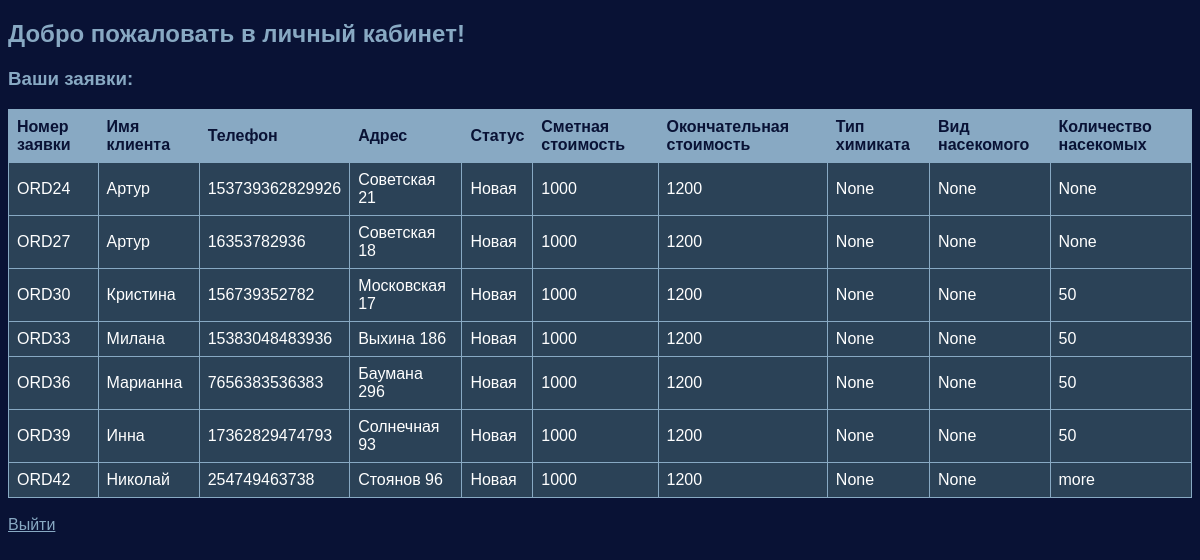
The app's page /disinsector/dashboard (signed in), older data.
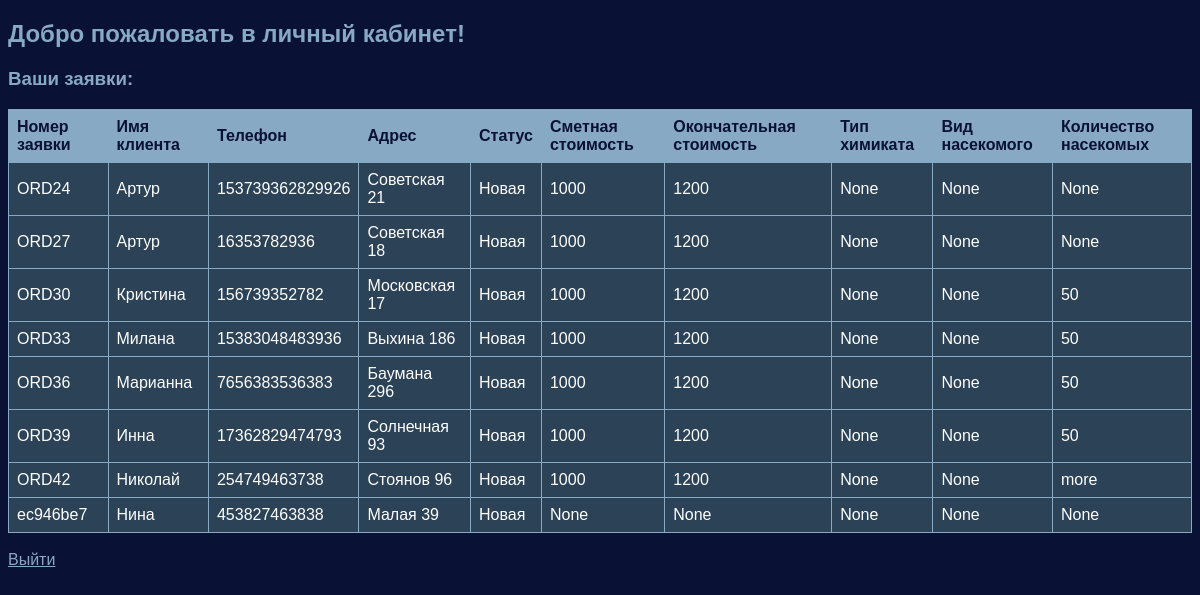
The same page, newer data.
### tables this page shows
CREATE TABLE orders (
            id INTEGER PRIMARY KEY AUTOINCREMENT,
            client_id INTEGER NOT NULL,  
            order_id TEXT NOT NULL,
            order_status TEXT DEFAULT 'Новая',
            order_date TEXT,
            estimated_price INTEGER,
            final_price INTEGER,
            poison_type TEXT,
            insect_type TEXT,
            insect_quantity TEXT,
            client_contact TEXT,
            client_address TEXT,
            client_property_type TEXT,
            client_area INTEGER, user_id INTEGER, disinsector_id INTEGER,
            FOREIGN KEY (client_id) REFERENCES users(id)  -- Внешний ключ
        );

CREATE TABLE users (
            id INTEGER PRIMARY KEY AUTOINCREMENT,
            name TEXT NOT NULL,
            object TEXT NOT NULL,
            insect_quantity TEXT NOT NULL,
            disinsect_experience TEXT NOT NULL,
            phone TEXT NOT NULL,
            address TEXT NOT NULL
        );

### app.py (the view)
@app.route('/disinsector/dashboard', methods=['GET', 'POST'])
def disinsector_dashboard():
    if 'disinsector_id' in session and session.get('role') == 'disinsector':
        disinsector_id = session.get('disinsector_id')
        conn = sqlite3.connect('disinsect_data.db')
        cur = conn.cursor()
        if request.method == 'POST':
            order_id = request.form['order_id']
            new_status = request.form['status']
            cur.execute("UPDATE orders SET status = ? WHERE id = ?", (new_status, order_id))
            conn.commit()
        cur.execute('''
                    SELECT o.order_id, u.name, u.phone, u.address, o.order_status, o.estimated_price, o.final_price,
                           o.poison_type, o.insect_type, o.insect_quantity
                    FROM orders o
                    JOIN users u ON o.client_id = u.id
                    WHERE o.disinsector_id = ?
                ''', (disinsector_id,))
        orders = cur.fetchall()
        conn.close()
        if orders:
            return render_template('disinsector_dashboard.html', orders=orders)
        else:
            flash("На данный момент у вас нет заявок.")
            return render_template('disinsector_dashboard.html', orders=[])
    else:
        return redirect(url_for('login'))

### templates/disinsector_dashboard.html (shortened to what this page needs)
<!DOCTYPE html>
<html lang="en">
<head>
</head>
<body>
    <h2>Добро пожаловать в личный кабинет!</h2>
    <h3>Ваши заявки:</h3>
    {% if orders %}
    <table border="1">
        <tr>
            <th>Номер заявки</th>
            <th>Имя клиента</th>
            <th>Телефон</th>
            <th>Адрес</th>
            <th>Статус</th>
            <th>Сметная стоимость</th>
            <th>Окончательная стоимость</th>
            <th>Тип химиката</th>
            <th>Вид насекомого</th>
            <th>Количество насекомых</th>
        </tr>
        {% for order in orders %}
        <tr>
            <td>{{ order[0] }}</td>
            <td>{{ order[1] }}</td>
            <td>{{ order[2] }}</td>
            <td>{{ order[3] }}</td>
            <td>{{ order[4] }}</td>
            <td>{{ order[5] }}</td>
            <td>{{ order[6] }}</td>
            <td>{{ order[7] }}</td>
            <td>{{ order[8] }}</td>
            <td>{{ order[9] }}</td>
        </tr>
        {% endfor %}
    </table>
    {% else %}
        <p>На данный момент у вас нет заявок.</p>
    {% endif %}
    <br>
    <a href="{{ url_for('logout') }}">Выйти</a>
</body>
</html>

### templates/disinsector_dashboard.html (style rules this page uses)
body { font-family: Arial, sans-serif; background-color: #091235; color: #fff; }
h2, h3 { color: #88A9C3; }
table { width: 100%; border-collapse: collapse; background-color: #2B4257; color: #fff; }
th, td { border: 1px solid #88A9C3; padding: 8px; text-align: left; }
th { background-color: #88A9C3; color: #091235; }
a { color: #88A9C3; }

Row changes from the older to the newer data that the page shows:
added orders: order "ec946be7", name "Нина", phone "453827463838", address "Малая 39", order_status "Новая", order "None"
